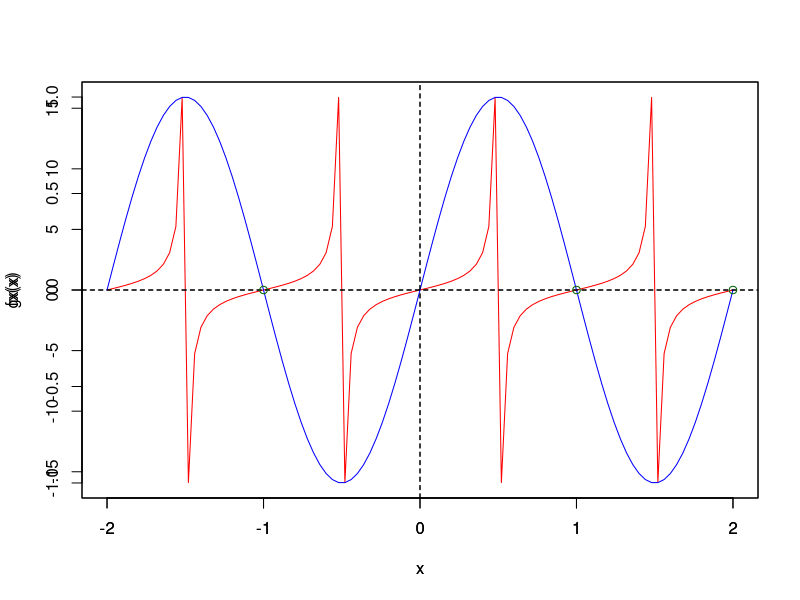

The R source for this figure:
#PUNTO 2

fx <- function(x)  tan(pi*x)
gx <- function(x)  sin(pi*x)

curve(fx,-2,2, col="red");abline(h=-0,v=0,lty=2)
par(new=TRUE)
curve(gx,-2,2, col="blue");abline(h=-0,v=0,lty=2)
par(new=TRUE)
points(2,0,col="darkgreen")
par(new=TRUE)
points(1,0,col="darkgreen")
par(new=TRUE)
points(-1,0,col="darkgreen")

#Se igualan las ecuaciones para encontrar la interseccion
Fx<- function(x) tan(pi*x)-sin(pi*x)

#Funcion 2A
funcionraiz<-function(x1,x2,err)
{
  ERROR=1
  x0=x1-((Fx(x1)*(x1-x2))/(Fx(x1)-Fx(x2)))
  x1=x2
  x2=x0
  contador=0
  while(ERROR>err)
  {
    x3=x1-((Fx(x1)*(x1-x2))/(Fx(x1)-Fx(x2)))
    ERROR=abs((x3-x2)/x3)*100
    cat("iter: ",contador,"\t x=",x3,"\t Error:",ERROR,"\n")
    x1=x2
    x2=x3
    contador=contador+1
  }
  cat("Interseccion en: ",x3,"\n")
}

#Derivada de F(x) para implementar el metodo newton
Dx <- function(x) (((1/cos(pi*x))^2)*pi)-((pi*cos(pi*x))*pi)
#Funcion  2B Mejorado
newtonMejorado<-function(x,err){
  ERROR=1
  contador=0
  #Aceleracion de Atkins
  while(contador<4 && ERROR>err){
    if(x!=0){ 
      xanterior=x
      x=x-((Fx(x))/Dx(x))
      ERROR=(abs(xanterior-x))/abs(xanterior)
      cat("iter: ",contador,"\t x=",x,"\t Error:",ERROR,"\n")
      if(contador==1)
      {
        x0=x
      }
      else
      {
        if(contador==2)
        {
          x1=x
        } 
        else
        {
          x2=x
        }
      }
    }
    contador=contador+1
  }
  
  while(ERROR>err){
    if(x!=0){
      x3=x2-(((x2-x1)^2)/(x2-(2*x1)+x0))
      x0=x1
      x1=x2
      ERROR=(abs(x2-x3))/abs(x2)
      cat("iter: ",contador,"\t x=",x3,"\t Error:",ERROR,"\n")
      x=x-((Fx(x))/Dx(x))
      x2=x
    }
    contador=contador+1
  }
  cat("Interseccion en: ",x3,"\n")
}


funcionraiz(0.9,1.3,1e-9)
funcionraiz(1.9,2.2,1e-9)

newtonMejorado(0.9,1e-9)
newtonMejorado(1.9,1e-9)
